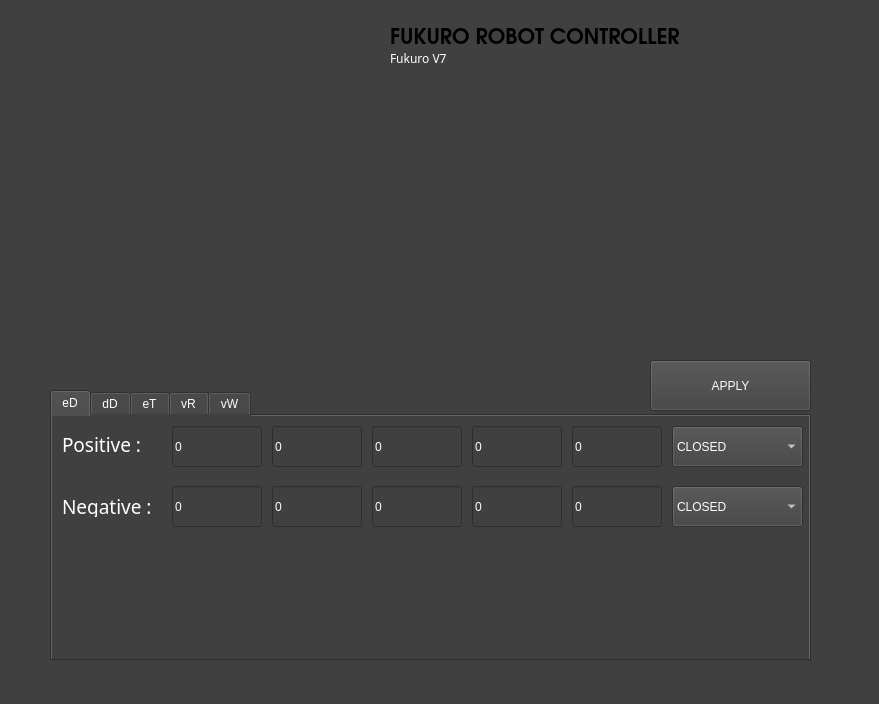
<?xml version="1.0" encoding="UTF-8"?>
<ui version="4.0">
 <class>RobotControl</class>
 <widget class="QMainWindow" name="RobotControl">
  <property name="geometry">
   <rect>
    <x>0</x>
    <y>0</y>
    <width>879</width>
    <height>704</height>
   </rect>
  </property>
  <property name="windowTitle">
   <string>RobotControl</string>
  </property>
  <property name="styleSheet">
   <string notr="true">background: #404040;</string>
  </property>
  <widget class="QWidget" name="centralwidget">
   <widget class="QCustomPlot" name="customPlot" native="true">
    <property name="geometry">
     <rect>
      <x>60</x>
      <y>90</y>
      <width>761</width>
      <height>251</height>
     </rect>
    </property>
   </widget>
   <widget class="QTabWidget" name="tabVal">
    <property name="geometry">
     <rect>
      <x>50</x>
      <y>390</y>
      <width>761</width>
      <height>271</height>
     </rect>
    </property>
    <property name="styleSheet">
     <string notr="true">color: white;
</string>
    </property>
    <property name="currentIndex">
     <number>0</number>
    </property>
    <widget class="QWidget" name="tab">
     <attribute name="title">
      <string>eD</string>
     </attribute>
     <widget class="QComboBox" name="edPosComboBox">
      <property name="geometry">
       <rect>
        <x>620</x>
        <y>10</y>
        <width>131</width>
        <height>41</height>
       </rect>
      </property>
      <item>
       <property name="text">
        <string>CLOSED</string>
       </property>
      </item>
      <item>
       <property name="text">
        <string>OPEN_HIGH</string>
       </property>
      </item>
      <item>
       <property name="text">
        <string>OPEN_LOW</string>
       </property>
      </item>
      <item>
       <property name="text">
        <string>CHOP_LOW</string>
       </property>
      </item>
      <item>
       <property name="text">
        <string>CHOP_HIGH</string>
       </property>
      </item>
     </widget>
     <widget class="QLabel" name="label_3">
      <property name="geometry">
       <rect>
        <x>10</x>
        <y>20</y>
        <width>101</width>
        <height>17</height>
       </rect>
      </property>
      <property name="font">
       <font>
        <family>Umpush</family>
        <pointsize>14</pointsize>
       </font>
      </property>
      <property name="text">
       <string>Positive :</string>
      </property>
     </widget>
     <widget class="QLabel" name="label_4">
      <property name="geometry">
       <rect>
        <x>10</x>
        <y>80</y>
        <width>91</width>
        <height>21</height>
       </rect>
      </property>
      <property name="font">
       <font>
        <family>Umpush</family>
        <pointsize>14</pointsize>
       </font>
      </property>
      <property name="text">
       <string>Negative :</string>
      </property>
     </widget>
     <widget class="QComboBox" name="edNegComboBox">
      <property name="geometry">
       <rect>
        <x>620</x>
        <y>70</y>
        <width>131</width>
        <height>41</height>
       </rect>
      </property>
      <item>
       <property name="text">
        <string>CLOSED</string>
       </property>
      </item>
      <item>
       <property name="text">
        <string>OPEN_HIGH</string>
       </property>
      </item>
      <item>
       <property name="text">
        <string>OPEN_LOW</string>
       </property>
      </item>
      <item>
       <property name="text">
        <string>CHOP_LOW</string>
       </property>
      </item>
      <item>
       <property name="text">
        <string>CHOP_HIGH</string>
       </property>
      </item>
     </widget>
     <widget class="QLineEdit" name="eDPos_1">
      <property name="geometry">
       <rect>
        <x>120</x>
        <y>10</y>
        <width>90</width>
        <height>41</height>
       </rect>
      </property>
      <property name="text">
       <string>0</string>
      </property>
     </widget>
     <widget class="QLineEdit" name="eDPos_2">
      <property name="geometry">
       <rect>
        <x>220</x>
        <y>10</y>
        <width>90</width>
        <height>41</height>
       </rect>
      </property>
      <property name="text">
       <string>0</string>
      </property>
     </widget>
     <widget class="QLineEdit" name="eDPos_3">
      <property name="geometry">
       <rect>
        <x>320</x>
        <y>10</y>
        <width>90</width>
        <height>41</height>
       </rect>
      </property>
      <property name="text">
       <string>0</string>
      </property>
     </widget>
     <widget class="QLineEdit" name="eDPos_4">
      <property name="geometry">
       <rect>
        <x>420</x>
        <y>10</y>
        <width>90</width>
        <height>41</height>
       </rect>
      </property>
      <property name="text">
       <string>0</string>
      </property>
     </widget>
     <widget class="QLineEdit" name="eDNeg_1">
      <property name="geometry">
       <rect>
        <x>120</x>
        <y>70</y>
        <width>90</width>
        <height>41</height>
       </rect>
      </property>
      <property name="text">
       <string>0</string>
      </property>
     </widget>
     <widget class="QLineEdit" name="eDNeg_2">
      <property name="geometry">
       <rect>
        <x>220</x>
        <y>70</y>
        <width>90</width>
        <height>41</height>
       </rect>
      </property>
      <property name="text">
       <string>0</string>
      </property>
     </widget>
     <widget class="QLineEdit" name="eDNeg_3">
      <property name="geometry">
       <rect>
        <x>320</x>
        <y>70</y>
        <width>90</width>
        <height>41</height>
       </rect>
      </property>
      <property name="text">
       <string>0</string>
      </property>
     </widget>
     <widget class="QLineEdit" name="eDNeg_4">
      <property name="geometry">
       <rect>
        <x>420</x>
        <y>70</y>
        <width>90</width>
        <height>41</height>
       </rect>
      </property>
      <property name="text">
       <string>0</string>
      </property>
     </widget>
     <widget class="QLineEdit" name="eDPos_5">
      <property name="geometry">
       <rect>
        <x>520</x>
        <y>10</y>
        <width>90</width>
        <height>41</height>
       </rect>
      </property>
      <property name="text">
       <string>0</string>
      </property>
     </widget>
     <widget class="QLineEdit" name="eDNeg_5">
      <property name="geometry">
       <rect>
        <x>520</x>
        <y>70</y>
        <width>90</width>
        <height>41</height>
       </rect>
      </property>
      <property name="text">
       <string>0</string>
      </property>
     </widget>
    </widget>
    <widget class="QWidget" name="tab_2">
     <attribute name="title">
      <string>dD</string>
     </attribute>
     <widget class="QLabel" name="label_6">
      <property name="geometry">
       <rect>
        <x>10</x>
        <y>20</y>
        <width>101</width>
        <height>17</height>
       </rect>
      </property>
      <property name="font">
       <font>
        <family>Umpush</family>
        <pointsize>14</pointsize>
       </font>
      </property>
      <property name="text">
       <string>Positive :</string>
      </property>
     </widget>
     <widget class="QLabel" name="label_5">
      <property name="geometry">
       <rect>
        <x>10</x>
        <y>80</y>
        <width>91</width>
        <height>21</height>
       </rect>
      </property>
      <property name="font">
       <font>
        <family>Umpush</family>
        <pointsize>14</pointsize>
       </font>
      </property>
      <property name="text">
       <string>Negative :</string>
      </property>
     </widget>
     <widget class="QComboBox" name="dDPosComboBox">
      <property name="geometry">
       <rect>
        <x>620</x>
        <y>10</y>
        <width>131</width>
        <height>41</height>
       </rect>
      </property>
      <item>
       <property name="text">
        <string>CLOSED</string>
       </property>
      </item>
      <item>
       <property name="text">
        <string>OPEN_HIGH</string>
       </property>
      </item>
      <item>
       <property name="text">
        <string>OPEN_LOW</string>
       </property>
      </item>
      <item>
       <property name="text">
        <string>CHOP_LOW</string>
       </property>
      </item>
      <item>
       <property name="text">
        <string>CHOP_HIGH</string>
       </property>
      </item>
     </widget>
     <widget class="QComboBox" name="dDNegComboBox">
      <property name="geometry">
       <rect>
        <x>620</x>
        <y>70</y>
        <width>131</width>
        <height>41</height>
       </rect>
      </property>
      <item>
       <property name="text">
        <string>CLOSED</string>
       </property>
      </item>
      <item>
       <property name="text">
        <string>OPEN_HIGH</string>
       </property>
      </item>
      <item>
       <property name="text">
        <string>OPEN_LOW</string>
       </property>
      </item>
      <item>
       <property name="text">
        <string>CHOP_LOW</string>
       </property>
      </item>
      <item>
       <property name="text">
        <string>CHOP_HIGH</string>
       </property>
      </item>
     </widget>
     <widget class="QLineEdit" name="dDNeg_4">
      <property name="geometry">
       <rect>
        <x>420</x>
        <y>70</y>
        <width>90</width>
        <height>41</height>
       </rect>
      </property>
      <property name="text">
       <string>0</string>
      </property>
     </widget>
     <widget class="QLineEdit" name="dDNeg_3">
      <property name="geometry">
       <rect>
        <x>320</x>
        <y>70</y>
        <width>90</width>
        <height>41</height>
       </rect>
      </property>
      <property name="text">
       <string>0</string>
      </property>
     </widget>
     <widget class="QLineEdit" name="dDPos_3">
      <property name="geometry">
       <rect>
        <x>320</x>
        <y>10</y>
        <width>90</width>
        <height>41</height>
       </rect>
      </property>
      <property name="text">
       <string>0</string>
      </property>
     </widget>
     <widget class="QLineEdit" name="dDPos_2">
      <property name="geometry">
       <rect>
        <x>220</x>
        <y>10</y>
        <width>90</width>
        <height>41</height>
       </rect>
      </property>
      <property name="text">
       <string>0</string>
      </property>
     </widget>
     <widget class="QLineEdit" name="dDNeg_1">
      <property name="geometry">
       <rect>
        <x>120</x>
        <y>70</y>
        <width>90</width>
        <height>41</height>
       </rect>
      </property>
      <property name="text">
       <string>0</string>
      </property>
     </widget>
     <widget class="QLineEdit" name="dDPos_1">
      <property name="geometry">
       <rect>
        <x>120</x>
        <y>10</y>
        <width>90</width>
        <height>41</height>
       </rect>
      </property>
      <property name="text">
       <string>0</string>
      </property>
     </widget>
     <widget class="QLineEdit" name="dDNeg_2">
      <property name="geometry">
       <rect>
        <x>220</x>
        <y>70</y>
        <width>90</width>
        <height>41</height>
       </rect>
      </property>
      <property name="text">
       <string>0</string>
      </property>
     </widget>
     <widget class="QLineEdit" name="dDPos_4">
      <property name="geometry">
       <rect>
        <x>420</x>
        <y>10</y>
        <width>90</width>
        <height>41</height>
       </rect>
      </property>
      <property name="text">
       <string>0</string>
      </property>
     </widget>
     <widget class="QLineEdit" name="dDPos_5">
      <property name="geometry">
       <rect>
        <x>520</x>
        <y>10</y>
        <width>90</width>
        <height>41</height>
       </rect>
      </property>
      <property name="text">
       <string>0</string>
      </property>
     </widget>
     <widget class="QLineEdit" name="dDNeg_5">
      <property name="geometry">
       <rect>
        <x>520</x>
        <y>70</y>
        <width>90</width>
        <height>41</height>
       </rect>
      </property>
      <property name="text">
       <string>0</string>
      </property>
     </widget>
    </widget>
    <widget class="QWidget" name="tab_3">
     <attribute name="title">
      <string>eT</string>
     </attribute>
     <widget class="QLabel" name="label_7">
      <property name="geometry">
       <rect>
        <x>10</x>
        <y>80</y>
        <width>91</width>
        <height>21</height>
       </rect>
      </property>
      <property name="font">
       <font>
        <family>Umpush</family>
        <pointsize>14</pointsize>
       </font>
      </property>
      <property name="text">
       <string>Negative :</string>
      </property>
     </widget>
     <widget class="QLabel" name="label_8">
      <property name="geometry">
       <rect>
        <x>10</x>
        <y>20</y>
        <width>101</width>
        <height>17</height>
       </rect>
      </property>
      <property name="font">
       <font>
        <family>Umpush</family>
        <pointsize>14</pointsize>
       </font>
      </property>
      <property name="text">
       <string>Positive :</string>
      </property>
     </widget>
     <widget class="QComboBox" name="eTPosComboBox">
      <property name="geometry">
       <rect>
        <x>620</x>
        <y>10</y>
        <width>131</width>
        <height>41</height>
       </rect>
      </property>
      <item>
       <property name="text">
        <string>CLOSED</string>
       </property>
      </item>
      <item>
       <property name="text">
        <string>OPEN_HIGH</string>
       </property>
      </item>
      <item>
       <property name="text">
        <string>OPEN_LOW</string>
       </property>
      </item>
      <item>
       <property name="text">
        <string>CHOP_LOW</string>
       </property>
      </item>
      <item>
       <property name="text">
        <string>CHOP_HIGH</string>
       </property>
      </item>
     </widget>
     <widget class="QComboBox" name="eTNegComboBox">
      <property name="geometry">
       <rect>
        <x>620</x>
        <y>70</y>
        <width>131</width>
        <height>41</height>
       </rect>
      </property>
      <item>
       <property name="text">
        <string>CLOSED</string>
       </property>
      </item>
      <item>
       <property name="text">
        <string>OPEN_HIGH</string>
       </property>
      </item>
      <item>
       <property name="text">
        <string>OPEN_LOW</string>
       </property>
      </item>
      <item>
       <property name="text">
        <string>CHOP_LOW</string>
       </property>
      </item>
      <item>
       <property name="text">
        <string>CHOP_HIGH</string>
       </property>
      </item>
     </widget>
     <widget class="QLineEdit" name="eTPos_4">
      <property name="geometry">
       <rect>
        <x>420</x>
        <y>10</y>
        <width>90</width>
        <height>41</height>
       </rect>
      </property>
      <property name="text">
       <string>0</string>
      </property>
     </widget>
     <widget class="QLineEdit" name="eTNeg_3">
      <property name="geometry">
       <rect>
        <x>320</x>
        <y>70</y>
        <width>90</width>
        <height>41</height>
       </rect>
      </property>
      <property name="text">
       <string>0</string>
      </property>
     </widget>
     <widget class="QLineEdit" name="eTPos_2">
      <property name="geometry">
       <rect>
        <x>220</x>
        <y>10</y>
        <width>90</width>
        <height>41</height>
       </rect>
      </property>
      <property name="text">
       <string>0</string>
      </property>
     </widget>
     <widget class="QLineEdit" name="eTNeg_4">
      <property name="geometry">
       <rect>
        <x>420</x>
        <y>70</y>
        <width>90</width>
        <height>41</height>
       </rect>
      </property>
      <property name="text">
       <string>0</string>
      </property>
     </widget>
     <widget class="QLineEdit" name="eTPos_3">
      <property name="geometry">
       <rect>
        <x>320</x>
        <y>10</y>
        <width>90</width>
        <height>41</height>
       </rect>
      </property>
      <property name="text">
       <string>0</string>
      </property>
     </widget>
     <widget class="QLineEdit" name="eTNeg_2">
      <property name="geometry">
       <rect>
        <x>220</x>
        <y>70</y>
        <width>90</width>
        <height>41</height>
       </rect>
      </property>
      <property name="text">
       <string>0</string>
      </property>
     </widget>
     <widget class="QLineEdit" name="eTPos_1">
      <property name="geometry">
       <rect>
        <x>120</x>
        <y>10</y>
        <width>90</width>
        <height>41</height>
       </rect>
      </property>
      <property name="text">
       <string>0</string>
      </property>
     </widget>
     <widget class="QLineEdit" name="eTNeg_1">
      <property name="geometry">
       <rect>
        <x>120</x>
        <y>70</y>
        <width>90</width>
        <height>41</height>
       </rect>
      </property>
      <property name="text">
       <string>0</string>
      </property>
     </widget>
     <widget class="QLineEdit" name="eTPos_5">
      <property name="geometry">
       <rect>
        <x>520</x>
        <y>10</y>
        <width>90</width>
        <height>41</height>
       </rect>
      </property>
      <property name="text">
       <string>0</string>
      </property>
     </widget>
     <widget class="QLineEdit" name="eTNeg_5">
      <property name="geometry">
       <rect>
        <x>520</x>
        <y>70</y>
        <width>90</width>
        <height>41</height>
       </rect>
      </property>
      <property name="text">
       <string>0</string>
      </property>
     </widget>
    </widget>
    <widget class="QWidget" name="tab_4">
     <attribute name="title">
      <string>vR</string>
     </attribute>
     <widget class="QLabel" name="label_9">
      <property name="geometry">
       <rect>
        <x>10</x>
        <y>80</y>
        <width>91</width>
        <height>21</height>
       </rect>
      </property>
      <property name="font">
       <font>
        <family>Umpush</family>
        <pointsize>14</pointsize>
       </font>
      </property>
      <property name="text">
       <string>Negative :</string>
      </property>
     </widget>
     <widget class="QLabel" name="label_10">
      <property name="geometry">
       <rect>
        <x>10</x>
        <y>20</y>
        <width>101</width>
        <height>17</height>
       </rect>
      </property>
      <property name="font">
       <font>
        <family>Umpush</family>
        <pointsize>14</pointsize>
       </font>
      </property>
      <property name="text">
       <string>Positive :</string>
      </property>
     </widget>
     <widget class="QLabel" name="label_11">
      <property name="geometry">
       <rect>
        <x>10</x>
        <y>200</y>
        <width>101</width>
        <height>21</height>
       </rect>
      </property>
      <property name="font">
       <font>
        <family>Umpush</family>
        <pointsize>14</pointsize>
       </font>
      </property>
      <property name="text">
       <string>Neg Low :</string>
      </property>
     </widget>
     <widget class="QLabel" name="label_12">
      <property name="geometry">
       <rect>
        <x>10</x>
        <y>140</y>
        <width>101</width>
        <height>17</height>
       </rect>
      </property>
      <property name="font">
       <font>
        <family>Umpush</family>
        <pointsize>14</pointsize>
       </font>
      </property>
      <property name="text">
       <string>Pos Low :</string>
      </property>
     </widget>
     <widget class="QComboBox" name="vRPosComboBox">
      <property name="geometry">
       <rect>
        <x>620</x>
        <y>10</y>
        <width>131</width>
        <height>41</height>
       </rect>
      </property>
      <item>
       <property name="text">
        <string>CLOSED</string>
       </property>
      </item>
      <item>
       <property name="text">
        <string>OPEN_HIGH</string>
       </property>
      </item>
      <item>
       <property name="text">
        <string>OPEN_LOW</string>
       </property>
      </item>
      <item>
       <property name="text">
        <string>CHOP_LOW</string>
       </property>
      </item>
      <item>
       <property name="text">
        <string>CHOP_HIGH</string>
       </property>
      </item>
     </widget>
     <widget class="QComboBox" name="vRNegComboBox">
      <property name="geometry">
       <rect>
        <x>620</x>
        <y>70</y>
        <width>131</width>
        <height>41</height>
       </rect>
      </property>
      <item>
       <property name="text">
        <string>CLOSED</string>
       </property>
      </item>
      <item>
       <property name="text">
        <string>OPEN_HIGH</string>
       </property>
      </item>
      <item>
       <property name="text">
        <string>OPEN_LOW</string>
       </property>
      </item>
      <item>
       <property name="text">
        <string>CHOP_LOW</string>
       </property>
      </item>
      <item>
       <property name="text">
        <string>CHOP_HIGH</string>
       </property>
      </item>
     </widget>
     <widget class="QComboBox" name="vRNegLowComboBox">
      <property name="geometry">
       <rect>
        <x>620</x>
        <y>190</y>
        <width>131</width>
        <height>41</height>
       </rect>
      </property>
      <item>
       <property name="text">
        <string>CLOSED</string>
       </property>
      </item>
      <item>
       <property name="text">
        <string>OPEN_HIGH</string>
       </property>
      </item>
      <item>
       <property name="text">
        <string>OPEN_LOW</string>
       </property>
      </item>
      <item>
       <property name="text">
        <string>CHOP_LOW</string>
       </property>
      </item>
      <item>
       <property name="text">
        <string>CHOP_HIGH</string>
       </property>
      </item>
     </widget>
     <widget class="QComboBox" name="vRPosLowComboBox">
      <property name="geometry">
       <rect>
        <x>620</x>
        <y>130</y>
        <width>131</width>
        <height>41</height>
       </rect>
      </property>
      <item>
       <property name="text">
        <string>CLOSED</string>
       </property>
      </item>
      <item>
       <property name="text">
        <string>OPEN_HIGH</string>
       </property>
      </item>
      <item>
       <property name="text">
        <string>OPEN_LOW</string>
       </property>
      </item>
      <item>
       <property name="text">
        <string>CHOP_LOW</string>
       </property>
      </item>
      <item>
       <property name="text">
        <string>CHOP_HIGH</string>
       </property>
      </item>
     </widget>
     <widget class="QLineEdit" name="vRPos_3">
      <property name="geometry">
       <rect>
        <x>320</x>
        <y>10</y>
        <width>90</width>
        <height>41</height>
       </rect>
      </property>
      <property name="text">
       <string>0</string>
      </property>
     </widget>
     <widget class="QLineEdit" name="vRNeg_4">
      <property name="geometry">
       <rect>
        <x>420</x>
        <y>70</y>
        <width>90</width>
        <height>41</height>
       </rect>
      </property>
      <property name="text">
       <string>0</string>
      </property>
     </widget>
     <widget class="QLineEdit" name="vRPos_1">
      <property name="geometry">
       <rect>
        <x>120</x>
        <y>10</y>
        <width>90</width>
        <height>41</height>
       </rect>
      </property>
      <property name="text">
       <string>0</string>
      </property>
     </widget>
     <widget class="QLineEdit" name="vRPos_4">
      <property name="geometry">
       <rect>
        <x>420</x>
        <y>10</y>
        <width>90</width>
        <height>41</height>
       </rect>
      </property>
      <property name="text">
       <string>0</string>
      </property>
     </widget>
     <widget class="QLineEdit" name="vRNeg_2">
      <property name="geometry">
       <rect>
        <x>220</x>
        <y>70</y>
        <width>90</width>
        <height>41</height>
       </rect>
      </property>
      <property name="text">
       <string>0</string>
      </property>
     </widget>
     <widget class="QLineEdit" name="vRNeg_1">
      <property name="geometry">
       <rect>
        <x>120</x>
        <y>70</y>
        <width>90</width>
        <height>41</height>
       </rect>
      </property>
      <property name="text">
       <string>0</string>
      </property>
     </widget>
     <widget class="QLineEdit" name="vRPos_2">
      <property name="geometry">
       <rect>
        <x>220</x>
        <y>10</y>
        <width>90</width>
        <height>41</height>
       </rect>
      </property>
      <property name="text">
       <string>0</string>
      </property>
     </widget>
     <widget class="QLineEdit" name="vRNeg_3">
      <property name="geometry">
       <rect>
        <x>320</x>
        <y>70</y>
        <width>90</width>
        <height>41</height>
       </rect>
      </property>
      <property name="text">
       <string>0</string>
      </property>
     </widget>
     <widget class="QLineEdit" name="vRPosLow_3">
      <property name="geometry">
       <rect>
        <x>320</x>
        <y>130</y>
        <width>90</width>
        <height>41</height>
       </rect>
      </property>
      <property name="text">
       <string>0</string>
      </property>
     </widget>
     <widget class="QLineEdit" name="vRNegLow_4">
      <property name="geometry">
       <rect>
        <x>420</x>
        <y>190</y>
        <width>90</width>
        <height>41</height>
       </rect>
      </property>
      <property name="text">
       <string>0</string>
      </property>
     </widget>
     <widget class="QLineEdit" name="vRPosLow_1">
      <property name="geometry">
       <rect>
        <x>120</x>
        <y>130</y>
        <width>90</width>
        <height>41</height>
       </rect>
      </property>
      <property name="text">
       <string>0</string>
      </property>
     </widget>
     <widget class="QLineEdit" name="vRPosLow_4">
      <property name="geometry">
       <rect>
        <x>420</x>
        <y>130</y>
        <width>90</width>
        <height>41</height>
       </rect>
      </property>
      <property name="text">
       <string>0</string>
      </property>
     </widget>
     <widget class="QLineEdit" name="vRNegLow_2">
      <property name="geometry">
       <rect>
        <x>220</x>
        <y>190</y>
        <width>90</width>
        <height>41</height>
       </rect>
      </property>
      <property name="text">
       <string>0</string>
      </property>
     </widget>
     <widget class="QLineEdit" name="vRPosLow_2">
      <property name="geometry">
       <rect>
        <x>220</x>
        <y>130</y>
        <width>90</width>
        <height>41</height>
       </rect>
      </property>
      <property name="text">
       <string>0</string>
      </property>
     </widget>
     <widget class="QLineEdit" name="vRNegLow_1">
      <property name="geometry">
       <rect>
        <x>120</x>
        <y>190</y>
        <width>90</width>
        <height>41</height>
       </rect>
      </property>
      <property name="text">
       <string>0</string>
      </property>
     </widget>
     <widget class="QLineEdit" name="vRNegLow_3">
      <property name="geometry">
       <rect>
        <x>320</x>
        <y>190</y>
        <width>90</width>
        <height>41</height>
       </rect>
      </property>
      <property name="text">
       <string>0</string>
      </property>
     </widget>
     <widget class="QLineEdit" name="vRNeg_5">
      <property name="geometry">
       <rect>
        <x>520</x>
        <y>70</y>
        <width>90</width>
        <height>41</height>
       </rect>
      </property>
      <property name="text">
       <string>0</string>
      </property>
     </widget>
     <widget class="QLineEdit" name="vRNegLow_5">
      <property name="geometry">
       <rect>
        <x>520</x>
        <y>190</y>
        <width>90</width>
        <height>41</height>
       </rect>
      </property>
      <property name="text">
       <string>0</string>
      </property>
     </widget>
     <widget class="QLineEdit" name="vRPos_5">
      <property name="geometry">
       <rect>
        <x>520</x>
        <y>10</y>
        <width>90</width>
        <height>41</height>
       </rect>
      </property>
      <property name="text">
       <string>0</string>
      </property>
     </widget>
     <widget class="QLineEdit" name="vRPosLow_5">
      <property name="geometry">
       <rect>
        <x>520</x>
        <y>130</y>
        <width>90</width>
        <height>41</height>
       </rect>
      </property>
      <property name="text">
       <string>0</string>
      </property>
     </widget>
    </widget>
    <widget class="QWidget" name="tab_5">
     <attribute name="title">
      <string>vW</string>
     </attribute>
     <widget class="QLabel" name="label_15">
      <property name="geometry">
       <rect>
        <x>10</x>
        <y>20</y>
        <width>101</width>
        <height>17</height>
       </rect>
      </property>
      <property name="font">
       <font>
        <family>Umpush</family>
        <pointsize>14</pointsize>
       </font>
      </property>
      <property name="text">
       <string>Positive :</string>
      </property>
     </widget>
     <widget class="QLabel" name="label_16">
      <property name="geometry">
       <rect>
        <x>10</x>
        <y>80</y>
        <width>91</width>
        <height>21</height>
       </rect>
      </property>
      <property name="font">
       <font>
        <family>Umpush</family>
        <pointsize>14</pointsize>
       </font>
      </property>
      <property name="text">
       <string>Negative :</string>
      </property>
     </widget>
     <widget class="QComboBox" name="vWPosComboBox">
      <property name="geometry">
       <rect>
        <x>620</x>
        <y>10</y>
        <width>131</width>
        <height>41</height>
       </rect>
      </property>
      <item>
       <property name="text">
        <string>CLOSED</string>
       </property>
      </item>
      <item>
       <property name="text">
        <string>OPEN_HIGH</string>
       </property>
      </item>
      <item>
       <property name="text">
        <string>OPEN_LOW</string>
       </property>
      </item>
      <item>
       <property name="text">
        <string>CHOP_LOW</string>
       </property>
      </item>
      <item>
       <property name="text">
        <string>CHOP_HIGH</string>
       </property>
      </item>
     </widget>
     <widget class="QComboBox" name="vWNegComboBox">
      <property name="geometry">
       <rect>
        <x>620</x>
        <y>70</y>
        <width>131</width>
        <height>41</height>
       </rect>
      </property>
      <item>
       <property name="text">
        <string>CLOSED</string>
       </property>
      </item>
      <item>
       <property name="text">
        <string>OPEN_HIGH</string>
       </property>
      </item>
      <item>
       <property name="text">
        <string>OPEN_LOW</string>
       </property>
      </item>
      <item>
       <property name="text">
        <string>CHOP_LOW</string>
       </property>
      </item>
      <item>
       <property name="text">
        <string>CHOP_HIGH</string>
       </property>
      </item>
     </widget>
     <widget class="QLineEdit" name="vWPos_3">
      <property name="geometry">
       <rect>
        <x>320</x>
        <y>10</y>
        <width>90</width>
        <height>41</height>
       </rect>
      </property>
      <property name="text">
       <string>0</string>
      </property>
     </widget>
     <widget class="QLineEdit" name="vWNeg_3">
      <property name="geometry">
       <rect>
        <x>320</x>
        <y>70</y>
        <width>90</width>
        <height>41</height>
       </rect>
      </property>
      <property name="text">
       <string>0</string>
      </property>
     </widget>
     <widget class="QLineEdit" name="vWPos_2">
      <property name="geometry">
       <rect>
        <x>220</x>
        <y>10</y>
        <width>90</width>
        <height>41</height>
       </rect>
      </property>
      <property name="text">
       <string>0</string>
      </property>
     </widget>
     <widget class="QLineEdit" name="vWPos_1">
      <property name="geometry">
       <rect>
        <x>120</x>
        <y>10</y>
        <width>90</width>
        <height>41</height>
       </rect>
      </property>
      <property name="text">
       <string>0</string>
      </property>
     </widget>
     <widget class="QLineEdit" name="vWNeg_1">
      <property name="geometry">
       <rect>
        <x>120</x>
        <y>70</y>
        <width>90</width>
        <height>41</height>
       </rect>
      </property>
      <property name="text">
       <string>0</string>
      </property>
     </widget>
     <widget class="QLineEdit" name="vWPos_4">
      <property name="geometry">
       <rect>
        <x>420</x>
        <y>10</y>
        <width>90</width>
        <height>41</height>
       </rect>
      </property>
      <property name="text">
       <string>0</string>
      </property>
     </widget>
     <widget class="QLineEdit" name="vWNeg_2">
      <property name="geometry">
       <rect>
        <x>220</x>
        <y>70</y>
        <width>90</width>
        <height>41</height>
       </rect>
      </property>
      <property name="text">
       <string>0</string>
      </property>
     </widget>
     <widget class="QLineEdit" name="vWNeg_4">
      <property name="geometry">
       <rect>
        <x>420</x>
        <y>70</y>
        <width>90</width>
        <height>41</height>
       </rect>
      </property>
      <property name="text">
       <string>0</string>
      </property>
     </widget>
     <widget class="QLineEdit" name="vWNeg_5">
      <property name="geometry">
       <rect>
        <x>520</x>
        <y>70</y>
        <width>90</width>
        <height>41</height>
       </rect>
      </property>
      <property name="text">
       <string>0</string>
      </property>
     </widget>
     <widget class="QLineEdit" name="vWPos_5">
      <property name="geometry">
       <rect>
        <x>520</x>
        <y>10</y>
        <width>90</width>
        <height>41</height>
       </rect>
      </property>
      <property name="text">
       <string>0</string>
      </property>
     </widget>
    </widget>
   </widget>
   <widget class="QLabel" name="logoAttribute">
    <property name="geometry">
     <rect>
      <x>280</x>
      <y>10</y>
      <width>101</width>
      <height>71</height>
     </rect>
    </property>
    <property name="text">
     <string/>
    </property>
   </widget>
   <widget class="QLabel" name="leftAttribute">
    <property name="geometry">
     <rect>
      <x>10</x>
      <y>50</y>
      <width>31</width>
      <height>581</height>
     </rect>
    </property>
    <property name="text">
     <string/>
    </property>
   </widget>
   <widget class="QLabel" name="rightAttribute">
    <property name="geometry">
     <rect>
      <x>820</x>
      <y>50</y>
      <width>51</width>
      <height>581</height>
     </rect>
    </property>
    <property name="text">
     <string/>
    </property>
   </widget>
   <widget class="QLabel" name="label">
    <property name="geometry">
     <rect>
      <x>390</x>
      <y>20</y>
      <width>301</width>
      <height>31</height>
     </rect>
    </property>
    <property name="font">
     <font>
      <family>URW Gothic</family>
      <pointsize>16</pointsize>
      <weight>75</weight>
      <bold>true</bold>
     </font>
    </property>
    <property name="styleSheet">
     <string notr="true">color: 'white'
</string>
    </property>
    <property name="text">
     <string>FUKURO ROBOT CONTROLLER</string>
    </property>
   </widget>
   <widget class="QLabel" name="label_2">
    <property name="geometry">
     <rect>
      <x>390</x>
      <y>50</y>
      <width>81</width>
      <height>17</height>
     </rect>
    </property>
    <property name="font">
     <font>
      <family>Umpush</family>
     </font>
    </property>
    <property name="styleSheet">
     <string notr="true">color: white;</string>
    </property>
    <property name="text">
     <string>Fukuro V7</string>
    </property>
   </widget>
   <widget class="QPushButton" name="applyButton">
    <property name="geometry">
     <rect>
      <x>650</x>
      <y>360</y>
      <width>161</width>
      <height>51</height>
     </rect>
    </property>
    <property name="styleSheet">
     <string notr="true">color: white;</string>
    </property>
    <property name="text">
     <string>APPLY</string>
    </property>
   </widget>
  </widget>
  <widget class="QMenuBar" name="menubar">
   <property name="geometry">
    <rect>
     <x>0</x>
     <y>0</y>
     <width>879</width>
     <height>22</height>
    </rect>
   </property>
  </widget>
  <widget class="QStatusBar" name="statusbar"/>
 </widget>
 <customwidgets>
  <customwidget>
   <class>QCustomPlot</class>
   <extends>QWidget</extends>
   <header>qcustomplot.h</header>
   <container>1</container>
  </customwidget>
 </customwidgets>
 <resources/>
 <connections/>
</ui>
